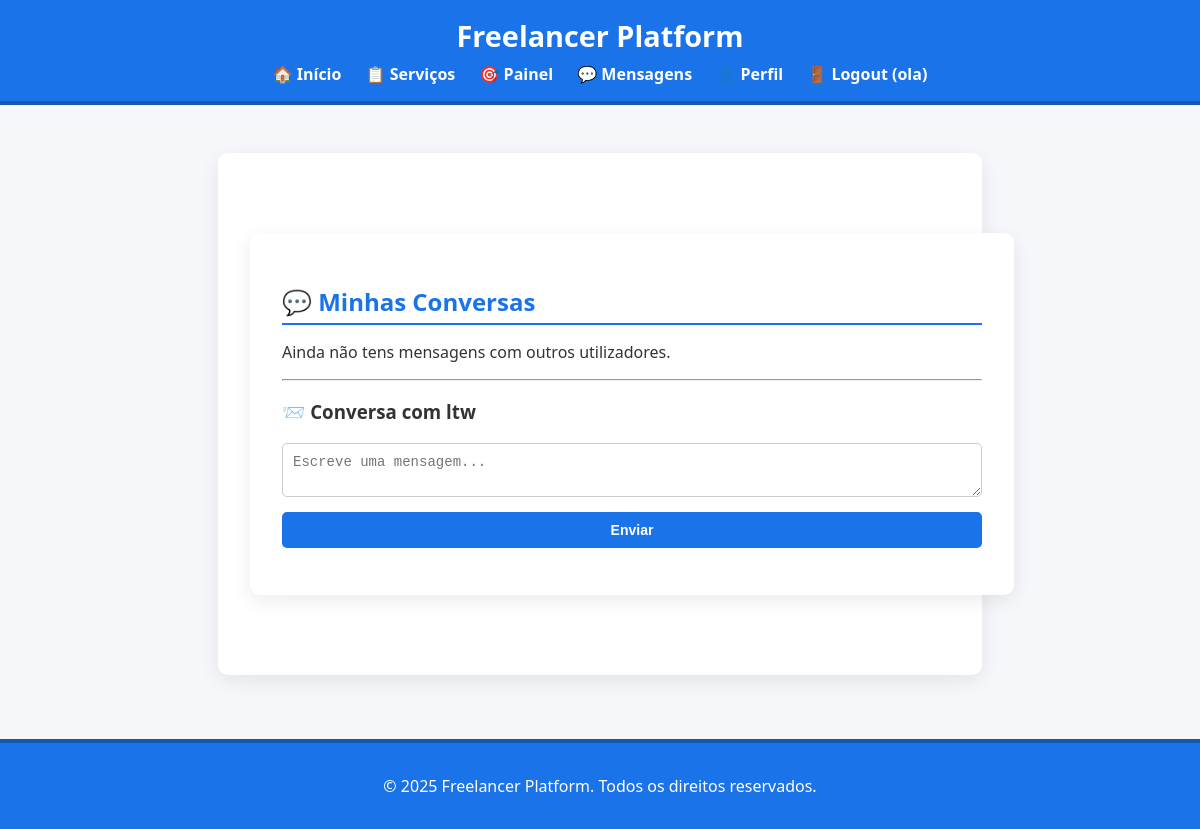
Before: /pages/messages.php?user=5 (signed in) with the older database file.
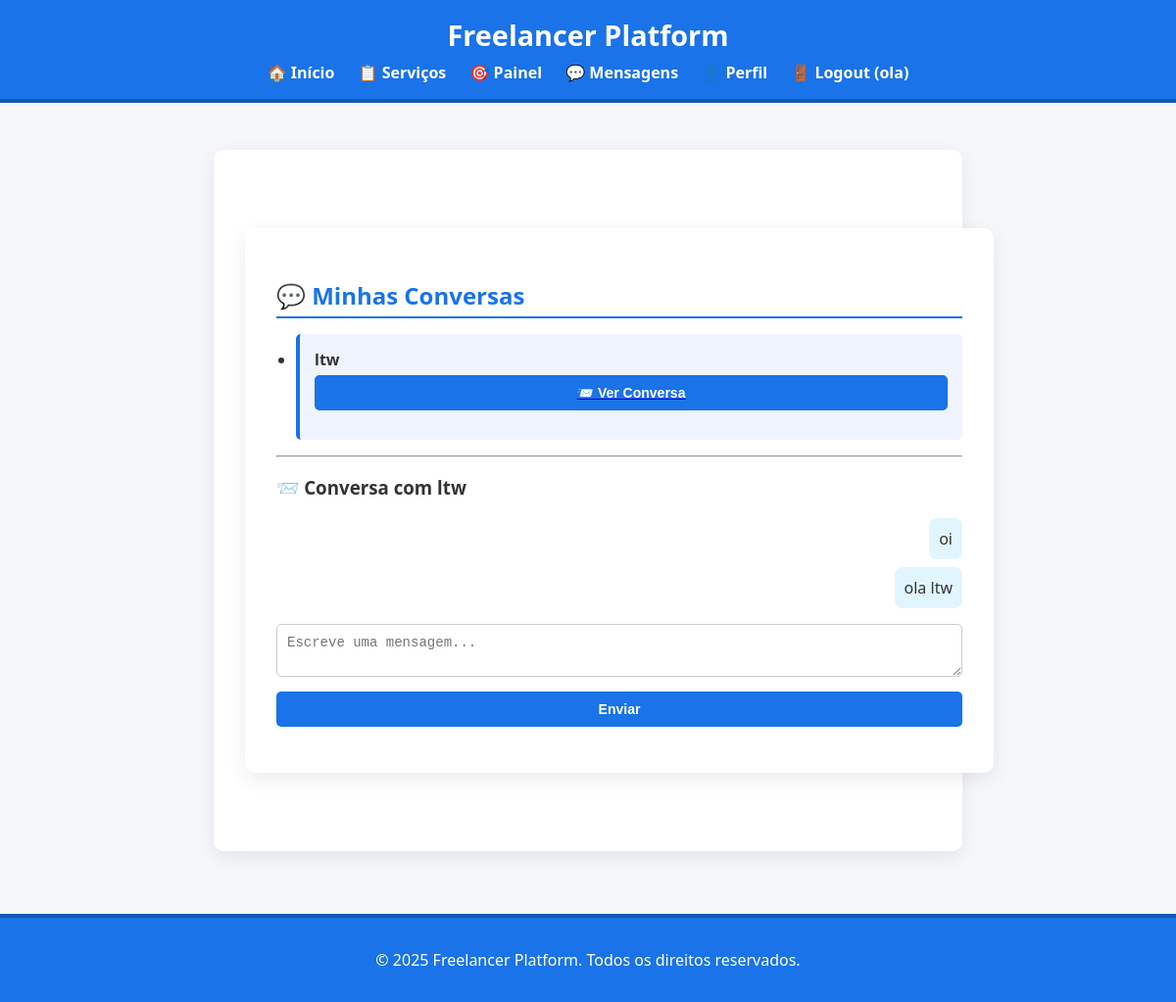
After: the same page with the newer database file.
### tables this page shows
CREATE TABLE users (
    id INTEGER PRIMARY KEY AUTOINCREMENT,
    username TEXT NOT NULL UNIQUE,
    email TEXT NOT NULL UNIQUE,
    password_hash TEXT NOT NULL,
    is_admin INTEGER DEFAULT 0
);

CREATE TABLE messages (
    id INTEGER PRIMARY KEY AUTOINCREMENT,
    sender_id INTEGER NOT NULL,
    receiver_id INTEGER NOT NULL,
    content TEXT,
    timestamp TEXT DEFAULT CURRENT_TIMESTAMP,
    FOREIGN KEY(sender_id) REFERENCES users(id),
    FOREIGN KEY(receiver_id) REFERENCES users(id)
);

### pages/messages.php (the view, shortened to what this page needs)
<?php
require_once '../includes/db.php';
include '../includes/header.php';
$user_id = $_SESSION['user_id'];
?>
<main>
    <h2>💬 Minhas Conversas</h2>
    <?php
    $stmt = $db->prepare("
        SELECT u.id, u.username
        FROM users u
        WHERE u.id != :me
        AND (
            u.id IN (SELECT sender_id FROM messages WHERE receiver_id = :me)
            OR
            u.id IN (SELECT receiver_id FROM messages WHERE sender_id = :me)
        )
        GROUP BY u.id
        ORDER BY u.username
    ");
    $stmt->execute([':me' => $user_id]);
    $contacts = $stmt->fetchAll(PDO::FETCH_ASSOC);
    ?>
    <?php if (count($contacts) === 0): ?>
        <p>Ainda não tens mensagens com outros utilizadores.</p>
    <?php else: ?>
        <ul>
            <?php foreach ($contacts as $contact): ?>
                <li class="service-item">
                    <strong><?= htmlspecialchars($contact['username']) ?></strong><br>
                    <a href="messages.php?user=<?= $contact['id'] ?>">
                        <button class="primary-btn">📨 Ver Conversa</button>
                    </a>
                </li>
            <?php endforeach; ?>
        </ul>
    <?php endif; ?>
    <?php
    if (isset($_GET['user']) && is_numeric($_GET['user'])):
        $other_id = (int) $_GET['user'];
        $stmt = $db->prepare("SELECT username FROM users WHERE id = :id");
        $stmt->execute([':id' => $other_id]);
        $other = $stmt->fetch(PDO::FETCH_ASSOC);
        if ($other):
            ?>
            <hr>
            <h3>📨 Conversa com <?= htmlspecialchars($other['username']) ?></h3>
            <?php
            $stmt = $db->prepare("
                SELECT * FROM messages
                WHERE (sender_id = :me AND receiver_id = :other)
                   OR (sender_id = :other AND receiver_id = :me)
                ORDER BY timestamp
            ");
            $stmt->execute([':me' => $user_id, ':other' => $other_id]);
            $messages = $stmt->fetchAll(PDO::FETCH_ASSOC);
            ?>
            <div style="margin-bottom:1rem;">
                <?php foreach ($messages as $msg): ?>
                    <?php
                    $isMine = $msg['sender_id'] == $user_id;
                    $align = $isMine ? 'right' : 'left';
                    $bg = $isMine ? '#e1f5fe' : '#f0f0f0';
                    ?>
                    <div style="text-align: <?= $align ?>; margin: 0.5rem 0;">
                        <div style="display:inline-block; background: <?= $bg ?>; padding: 10px; border-radius: 8px; max-width: 70%;">
                            <?= htmlspecialchars($msg['content']) ?>
                        </div>
                    </div>
                <?php endforeach; ?>
            </div>
            <form method="post">
                <textarea name="message" rows="2" required placeholder="Escreve uma mensagem..."></textarea>
                <button type="submit" class="primary-btn">Enviar</button>
            </form>
        <?php
        else:
            echo "<p>Utilizador não encontrado.</p>";
        endif;
    endif;
    ?>
</main>
<?php include '../includes/footer.php'; ?>

Changed rows visible on the page:
now on one of the page's lists (row unchanged): users: username "ltw"
added messages: content "oi"
added messages: content "ola ltw"
Other visible differences:
text no longer shown: "Ainda não tens mensagens com outros utilizadores."
